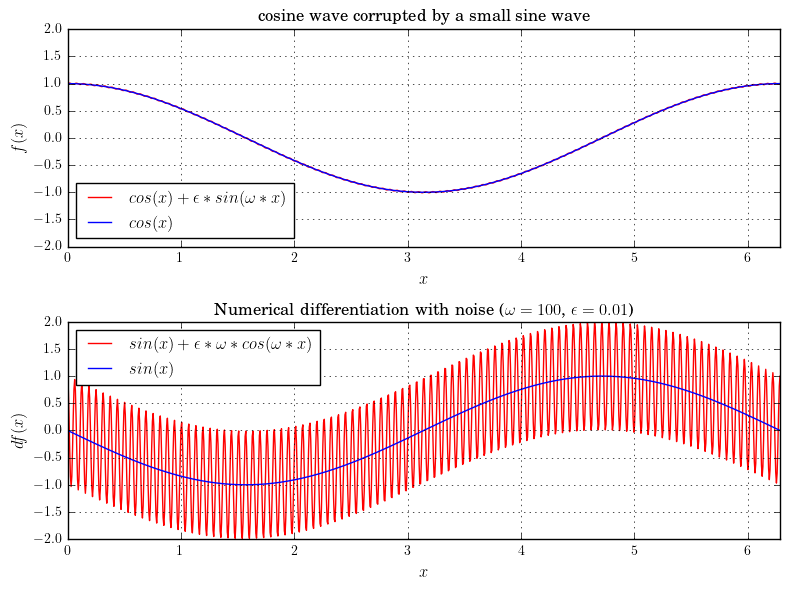

This chart was generated by the following Python code:
#!/usr/bin/env python
# File: diffnoise.py
# Name: D.Saravanan
# Date: 17/10/2022

""" Numerical differentiation with noise """

import numpy as np
import matplotlib.pyplot as plt

plt.style.use("classic")
plt.rc("text", usetex="True")
plt.rc("pgf", texsystem="pdflatex")
plt.rc("font", family="serif", weight="normal", size=10)
plt.rc("axes", labelsize=12, titlesize=12)
plt.rc("figure", titlesize=12)

OMEGA = 100
EPSILON = 0.01

x = np.linspace(0, 2 * np.pi, 1000)

f1 = np.cos(x)
f2 = np.cos(x) + EPSILON * np.sin(OMEGA * x)

df1 = -np.sin(x)
df2 = -np.sin(x) + EPSILON * OMEGA * np.cos(OMEGA * x)

fig, (ax1, ax2) = plt.subplots(2, 1)
ax1.plot(x, f2, "r", label=r"$cos(x) + \epsilon * sin(\omega * x)$")
ax1.plot(x, f1, "b", label=r"$cos(x)$")
ax1.set(xlabel="$x$", ylabel="$f(x)$")
ax1.set(xlim=(0, 2 * np.pi), ylim=(-2.0, 2.0))
ax1.legend(loc="best")
ax1.grid(True, which="both")
ax1.set_title(r"cosine wave corrupted by a small sine wave")
ax2.plot(x, df2, "r", label=r"$sin(x) + \epsilon * \omega * cos(\omega * x)$")
ax2.plot(x, df1, "b", label=r"$sin(x)$")
ax2.set(xlabel="$x$", ylabel="$df(x)$")
ax2.set(xlim=(0, 2 * np.pi), ylim=(-2.0, 2.0))
ax2.legend(loc="best")
ax2.grid(True, which="both")
ax2.set_title(r"Numerical differentiation with noise ($\omega = 100$, $\epsilon = 0.01$)")
fig.tight_layout()
plt.savefig("diffnoise.png", dpi=100, bbox_inches="tight", pad_inches=0.1)
